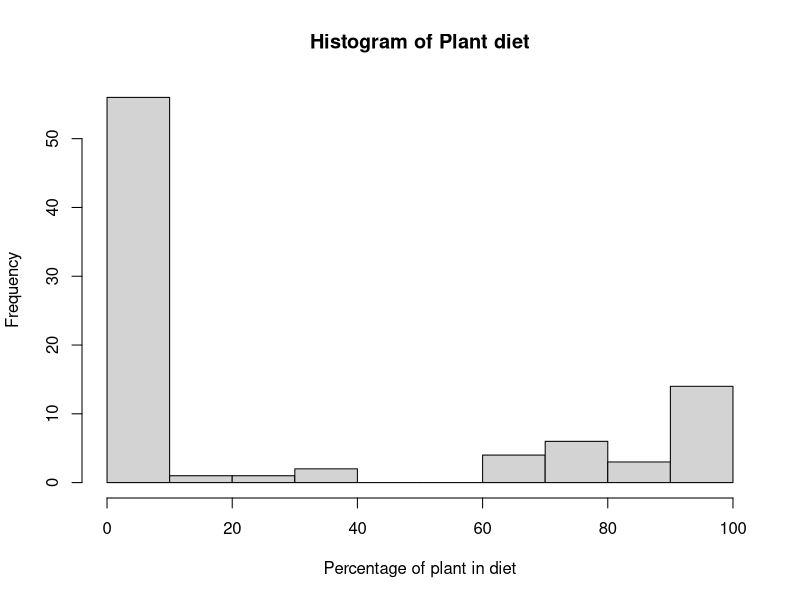
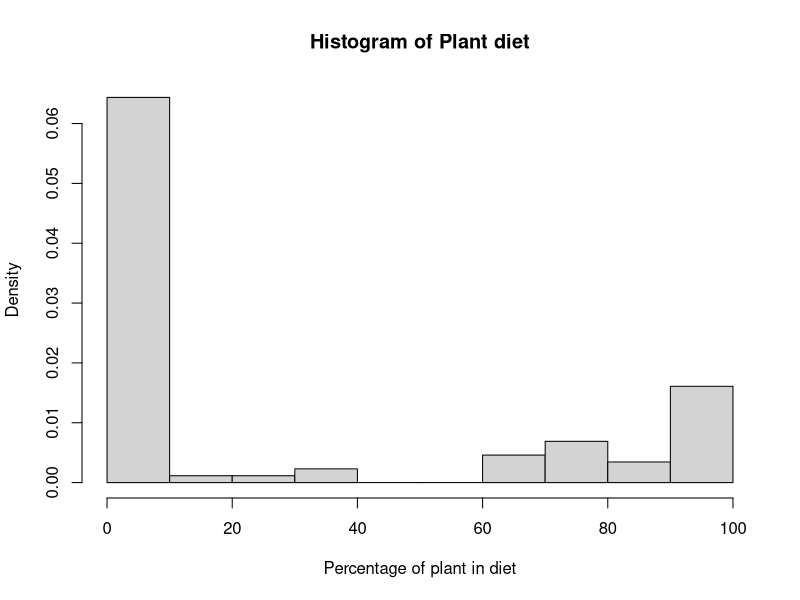
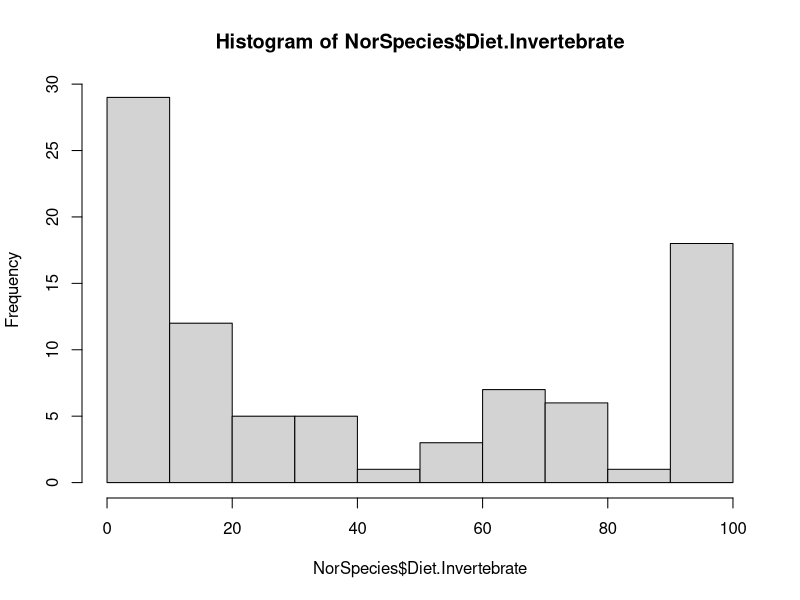
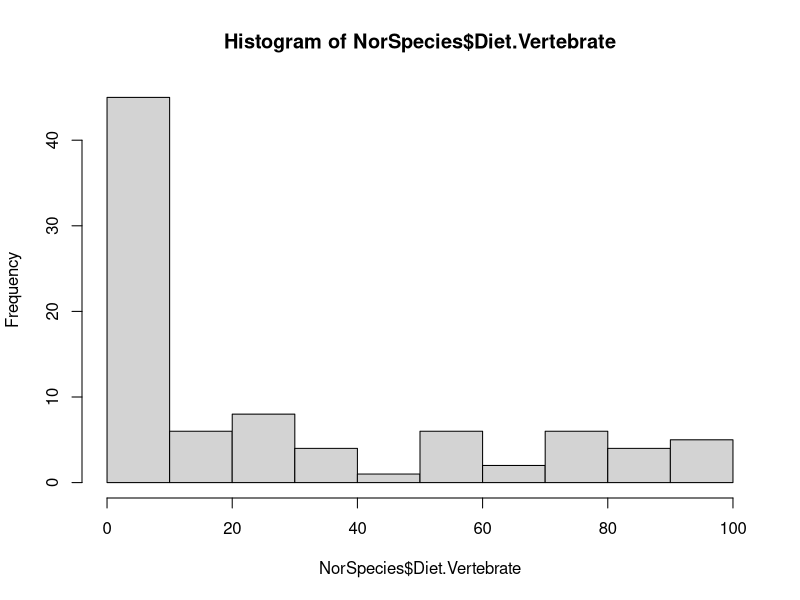
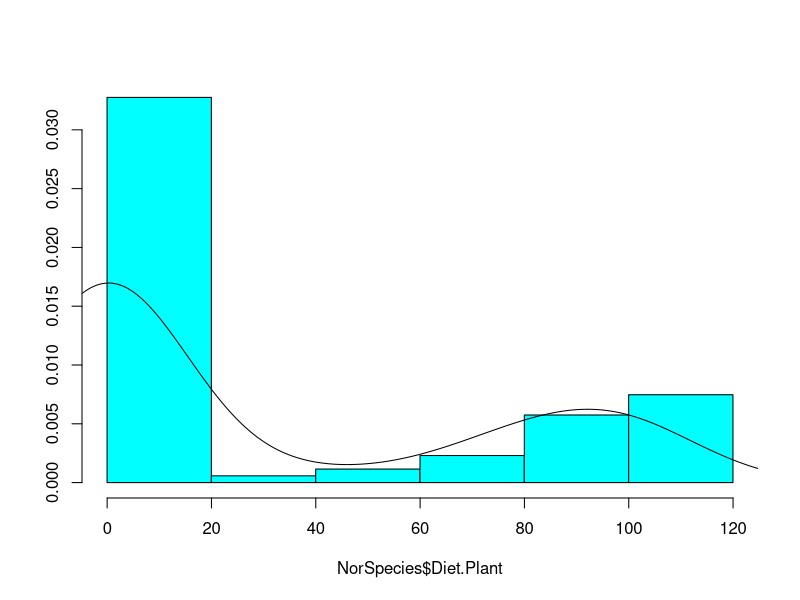

Here is the R script that generated these plots, in order:
###MAKING SUBSET OF TraitsData w/Norwegian mammals
library(dplyr)

TraitData <- read.csv("Trait_data.csv")
NorMammalsList <- read.csv("NorwayMammalsfromPhylacine.csv")

#Removing the number and empty space in front of the species names in NorMammalsList
MammalNames <- gsub('[[:digit:]]+', '', NorMammalsList$x)
MammalNames <- substring(MammalNames,2)

#Making a subset of TraitData that consists only of mammals found in Norway(from MammalNames)
NorSpecies <- TraitData %>%
  filter(Binomial.1.2%in% MammalNames)

#MammalNames <- as.character(NorMammals$x)
#NorMammals <- gsub('[[:digit:]]+', '', NorMammals$x)
#NorMammals <- data.frame(NorMammals)
#colnames(NorMammals)[colnames(NorMammals)=="NorMammals"] <- "Binomial.1.2"
#NamesM <- as.character(NorMammals$Binomial.1.2)
#NamesM <-substring(NamesM,2)

###HISTOGRAMS###
#Frequency
hist(NorSpecies$Diet.Plant,
     main = "Histogram of Plant diet",
     xlab = "Percentage of plant in diet")

#Probability density
hist(NorSpecies$Diet.Plant,
     main = "Histogram of Plant diet",
     xlab = "Percentage of plant in diet",
     prob = TRUE)


hist(NorSpecies$Diet.Invertebrate)

hist(NorSpecies$Diet.Vertebrate)

library(MASS)
truehist(NorSpecies$Diet.Plant)
lines(density(NorSpecies$Diet.Plant))
